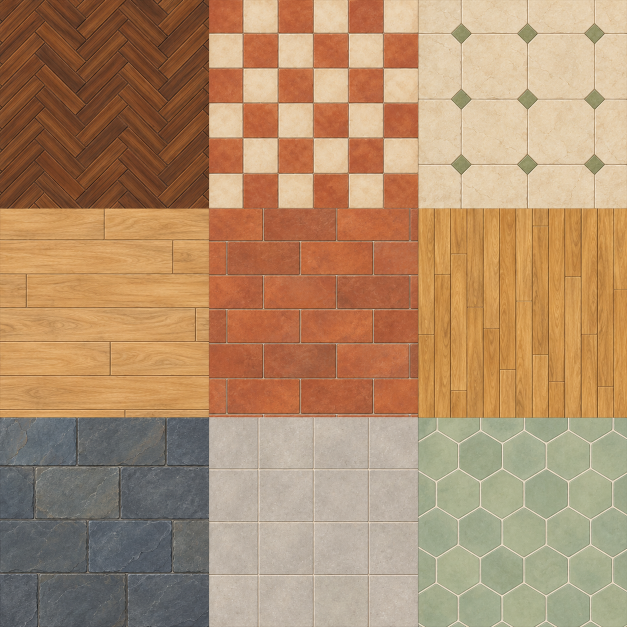
#> input picture arte/fontes/cidade/pisos_familias/atlas.png, 1254 x 1254 px, found by its file name (shown at 1/2 size)
$ python preparar_clareiras.py
#> lines starting #> are read from the running program, lines starting #| are printed output that depends on the picture
#!/usr/bin/env python3
"""Separa o atlas sazonal em quadros fixos, preservando as margens entre variantes."""
from pathlib import Path
from PIL import Image
RAIZ = Path(__file__).resolve().parents[2]

def main():
    imagem = Image.open(RAIZ / 'arte/fontes/campanha/clareiras/atlas.png').convert('RGBA')
    largura, altura = imagem.size
#> largura = 1254; altura = 1254
    for linha, estacao in enumerate(['primavera', 'verao', 'outono', 'inverno']):
        pasta = RAIZ / 'assets/cenario/campanha/clareiras' / estacao
        pasta.mkdir(parents=True, exist_ok=True)
        for coluna, nome in enumerate(['solo', 'resgate', 'ruina', 'raizes']):
            quadro = imagem.crop((coluna*largura//4, linha*altura//4, (coluna+1)*largura//4, (linha+1)*altura//4))
            quadro.resize((384,384), Image.Resampling.LANCZOS).save(pasta / (nome+'.png'))
#> this loop made 4 passes
#> pass 1, in main, `quadro.resize((384,384), Image.Resampling.LANCZOS).save(pasta / (nome+..`:
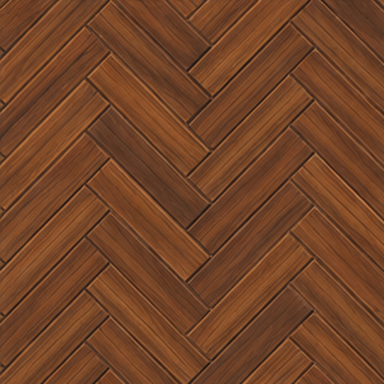
#> saved as solo.png: PIL image 384x384 RGBA; mean R, G, B, A 114.9, 68.1, 39.8, 255
#> pass 1, in main, `quadro.resize((384,384), Image.Resampling.LANCZOS).save(pasta / (nome+..`:
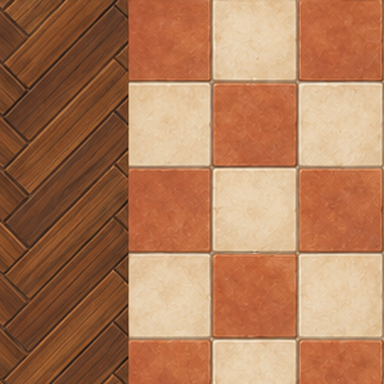
#> saved as resgate.png: PIL image 384x384 RGBA; mean R, G, B, A 174.8, 121.9, 87.6, 255
#> pass 1, in main, `quadro.resize((384,384), Image.Resampling.LANCZOS).save(pasta / (nome+..`:
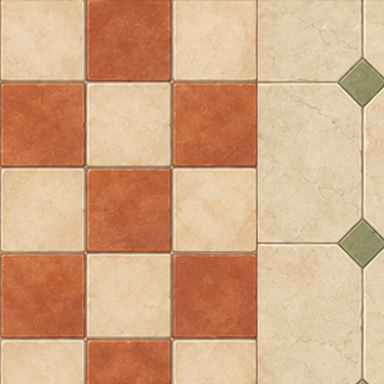
#> saved as ruina.png: PIL image 384x384 RGBA; mean R, G, B, A 210.4, 167.4, 132.4, 255
#> pass 1, in main, `quadro.resize((384,384), Image.Resampling.LANCZOS).save(pasta / (nome+..`:
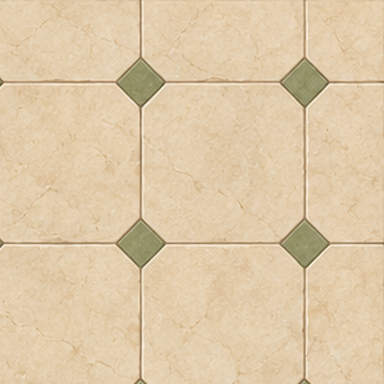
#> saved as raizes.png: PIL image 384x384 RGBA; mean R, G, B, A 222.4, 201.1, 168.4, 255
#> after the loop:
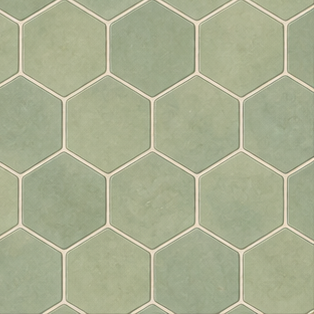
#> quadro: PIL image 314x314 RGBA; mean R, G, B, A 168.6, 174.5, 145, 255

if __name__ == '__main__':
    main()
